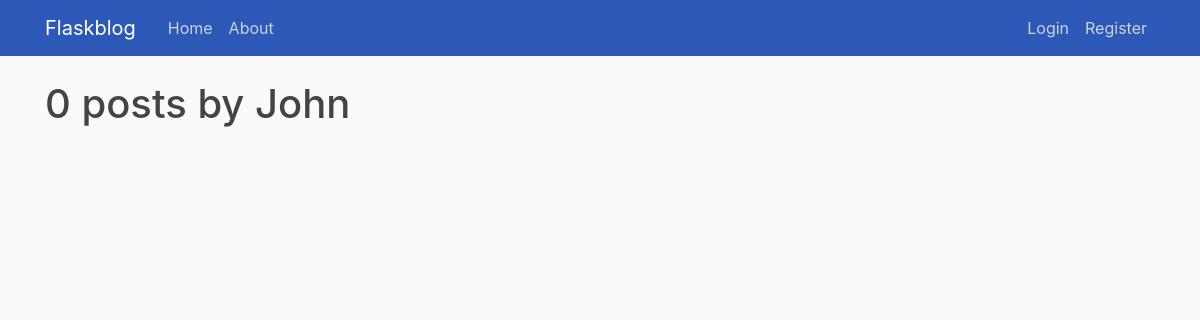
The page /user/John on the database as committed earlier.
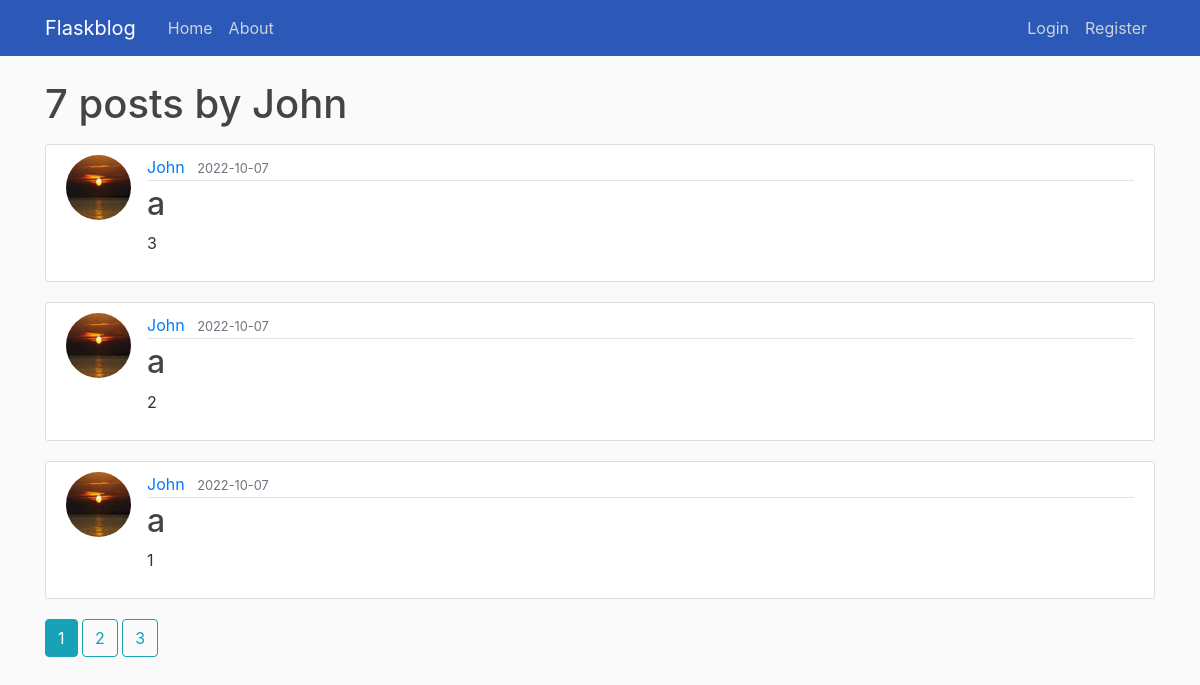
The same page on the database as committed later.
### flaskblog/models.py (models this page shows, shortened)
class Post(db.Model):
    id = db.Column(db.Integer, primary_key=True)
    title = db.Column(db.String(100), nullable=False)
    date = db.Column(db.DateTime, nullable=False, default=datetime.utcnow)
    body = db.Column(db.Text, nullable=False)
    user_id = db.Column(db.Integer, db.ForeignKey('user.id'), nullable=False)

class User(db.Model, UserMixin):
    id = db.Column(db.Integer, primary_key=True)
    username = db.Column(db.String(20), unique=True, nullable=False)
    email = db.Column(db.String(120), unique=True, nullable=False)
    image_file = db.Column(db.String(20), nullable=False, default='default.jpg')
    password = db.Column(db.String(60), nullable=False)
    posts = db.relationship('Post', backref='author', lazy=True)

### flaskblog/users/routes.py (the view)
@bp.route("/user/<string:username>")
def user_posts(username):
    page = request.args.get('page', 1, type=int)
    user = User.query.filter_by(username=username).first_or_404()
    posts = Post.query.filter_by(author=user).order_by(Post.date.desc()).paginate(page=page, per_page=3)
    return render_template('user_posts.html', posts=posts, user=user)

### flaskblog/templates/user_posts.html
{% extends "layout.html" %}
{% block content %}
    <h1 class="mb-3">{{ posts.total }} posts by {{ user.username }}</h1>
    {% for post in posts.items %}
        <article class="media content-section">
          <img class="rounded-circle article-img" src="{{ url_for('static', filename='profile_pics/' + post.author.image_file) }}">
          <div class="media-body">
            <div class="article-metadata">
              <a class="mr-2" href="{{ url_for('users.user_posts', username=post.author.username) }}">{{ post.author.username }}</a>
              <small class="text-muted">{{ post.date.strftime('%Y-%m-%d') }}</small>
            </div>
            <h2><a class="article-title" href="{{ url_for('posts.post', post_id=post.id) }}">{{ post.title }}</a></h2>
            <p class="article-content">{{ post.body }}</p>
          </div>
        </article>
    {% endfor %}
    {% for page_num in posts.iter_pages(left_edge=1, right_edge=1, left_current=1, right_current=2) %}
      {% if page_num %}
        {% if posts.page == page_num %}
          <a class="btn btn-info mb-4" href="{{ url_for('users.user_posts', username=user.username, page=page_num) }}">{{ page_num }}</a>
        {% else %}
          <a class="btn btn-outline-info mb-4" href="{{ url_for('users.user_posts', username=user.username, page=page_num) }}">{{ page_num }}</a>
        {% endif %}
      {% else %}
        ...
      {% endif %}
    {% endfor %}
{% endblock content %}

Rows that differ between the two databases and show on the page:
added Post: image_file (picture), author.username "John", date "2022-10-07", title "a", body "3"
added Post: image_file (picture), author.username "John", date "2022-10-07", title "a", body "2"
added Post: image_file (picture), author.username "John", date "2022-10-07", title "a", body "1"
Other text that changed with them:
{{ posts.total }}: "0" → "7"
new list line: "1"
new list line: "2"
new list line: "3"
